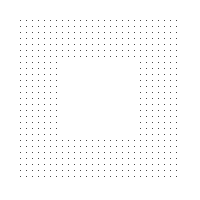
Frame 1 (no input)
Frame 60 (the mouse pressed at the canvas centre just before this capture): identical to frame 1, image omitted
Frame 120 (the mouse held since frame 60 and released just before this capture): identical to frame 1, image omitted

The Processing sketch that drew this single still picture (run headless with seeded random() and noise(); from frame 60 on, the mouse is pressed at the canvas centre):

// Processing sketch: processing_15084
// ── processing_15084.pde

 void setup(){
size(200,200);
background(255); 
}
 
void draw(){
  strokeWeight(1);
for(int x=20; x<180; x=x+6){
for(int y=20; y<180; y=y+6){
point(x,y);
}
}
noStroke();
rect(60,60,80,80);
 
 
}                
                
